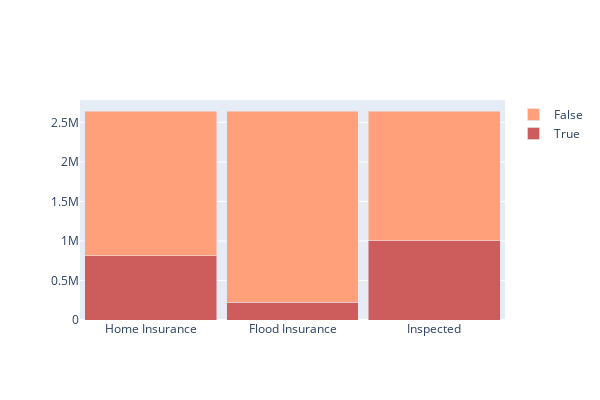

Source (notebook cell):
### Code cell
# Visualize some columns related to insurance/inspections
import plotly.graph_objects as go

fig1 = go.Figure(data=[go.Bar(x=['Home Insurance',  'Flood Insurance', 'Inspected'], 
                              y =[femaDf['homeOwnersInsurance'].sum(),
                                  femaDf['floodInsurance'].sum(), 
                                  femaDf['inspected'].sum()], 
                                  name='True', marker_color='indianred'),
                       go.Bar(x=['Home Insurance',  'Flood Insurance', 'Inspected'], 
                              y =[(~femaDf['homeOwnersInsurance']).sum(),
                                  (~femaDf['floodInsurance']).sum(), 
                                  (~femaDf['inspected']).sum()], 
                                  name='False', marker_color='lightsalmon')])
fig1.update_layout(barmode='stack',   bargap=0.07, width=600, height=400)

### Figure 1 — Plotly figure (JSON) as saved in the notebook; plotly's stock layout.template omitted (floating-point values rounded to 4 significant figures)
{"data": [{"marker": {"color": "indianred"}, "name": "True", "type": "bar", "x": ["Home Insurance", "Flood Insurance", "Inspected"], "y": [813893, 226129, 999985]}, {"marker": {"color": "lightsalmon"}, "name": "False", "type": "bar", "x": ["Home Insurance", "Flood Insurance", "Inspected"], "y": [1829550, 2417314, 1643458]}], "layout": {"bargap": 0.07, "barmode": "stack", "height": 400, "width": 600}}
